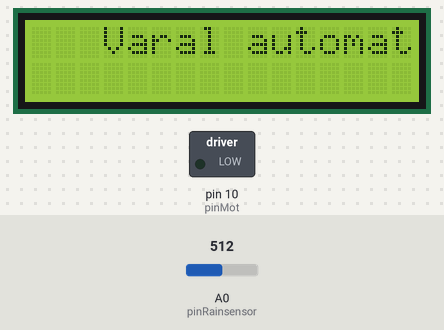
A sketch run on a simulated Arduino Uno, built with avr-gcc and run on an emulated ATmega328P. On the bench: 16×2 character LCD, switched loads named in the sketch (green lamp = pin HIGH). The inputs (shaded band) are chosen by the test bench; at power-on: A0 (pinRainsensor) = 512.

Above: at 1.2 s.
1.3 s: A0 (pinRainsensor) set to 810
At 5.7 s:
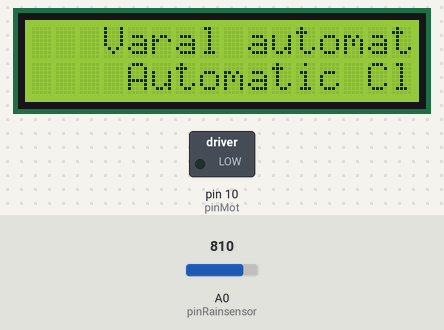
At 10.9 s:
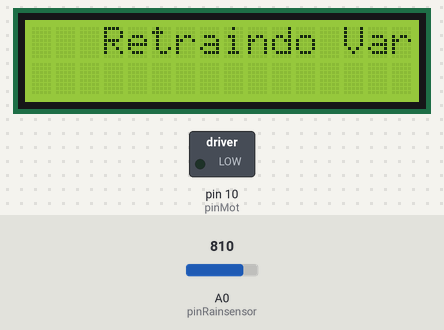
Timing chart, 0 to 12.4 s (numbered marks = the images above; inputs shaded):
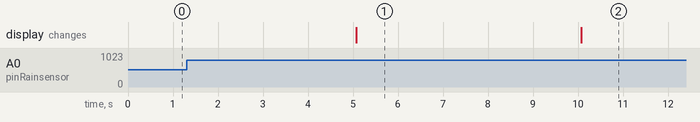

The sketch:

main.ino
```cpp
// LiquidCrystal - Version: Latest
#include <LiquidCrystal.h>

/*Define pins for rain sensor*/
//Definiçao pino Sensor de Chuva
#define pinRainsensor A0

//Definition for limit switches
// Definiçao dos Sensores de Fim de Curso
#define switchCursor 3
#define switchCursor2 4

//Variables To Allocate the limit switches Sensor logic values
//Variaveis Para Alocar os valores logicos do Sensor de fim de Curso
int valorCursor;
int valorCursor2;

//Variable for reading the Rain Sensor value
//Variavel para leitura do valor do Sensor de Chuva
int valorSensor;

//Pin for motor clothesline
// Pino Motor Varal
#define pinMot 10


/*Set Velocity for motors*/
/*Velocidade para os motores*/
#define velocidade 11


//Functions declaration
void exporVaral();
void retrairVaral();

LiquidCrystal lcd(12, 11, 5, 4, 3, 2);

void setup(){

    Serial.begin(9600);

    lcd.begin(16, 2);

     /*Set pins for limit switches*/
    //Set dos pinos do fim de curso
    pinMode(switchCursor, INPUT_PULLUP);
    pinMode(switchCursor2, INPUT_PULLUP);

  //the motor pins to release energy
  // Deixando os pinos dos motores para soltarem energia
    pinMode(pinMot, OUTPUT);

}

void loop(){
// LCD Code
  lcd.clear();

  lcd.setCursor(3, 0);
  lcd.print("Varal automatico");
  delay(5000);

  lcd.setCursor(3, 1);
  lcd.print(" Automatic Clothesline");
  delay(5000);


  valorSensor = analogRead(pinRainsensor);
  valorCursor = digitalRead(switchCursor);
  valorCursor2 = digitalRead(switchCursor2);

  //Conditional to retract the clothesline
  // Condicional para retrair o varal
  if ((valorSensor < 800) && (valorCursor == 1) ){

    exporVaral();
    lcd.clear();
    lcd.setCursor(3, 0);
    lcd.print("Expondo Varal!!!");
    delay(10000);
    valorSensor = analogRead(pinRainsensor);
    valorCursor = digitalRead(switchCursor);
  }

  // Conditional to expose the clothesline to the sun
  // Condicional para expor o varal ao sol
 if ((valorSensor > 800) && (valorCursor2 == 1)){

    retrairVaral();
    lcd.clear();
    lcd.setCursor(3, 0);
    lcd.print("Retraindo Varal!!!");
    delay(10000);
    valorCursor2 = digitalRead(switchCursor2);
    valorSensor = analogRead(pinRainsensor);

    }else{

    digitalWrite(pinMot, LOW);


    }
}

/*Motor Supervision and  Activation from website*/
/*Supervisionamento dos Motores e site e ativaçâo*/
void exporVaral(){

  digitalWrite(pinMot, HIGH);
  valorSensor = analogRead(pinRainsensor);
  valorCursor = digitalRead(switchCursor);


}

void retrairVaral(){


  digitalWrite(pinMot, LOW);
  valorCursor2 = digitalRead(switchCursor2);
  valorSensor = analogRead(pinRainsensor);


}
```

Measured:
- after the input at 1.3 s, pin 10 (pinMot): stays LOW (without the input it goes to HIGH after 8.8 s)
- what the display in image 1 shows lasts 5.0 s, from 5.1 s to 10.1 s
